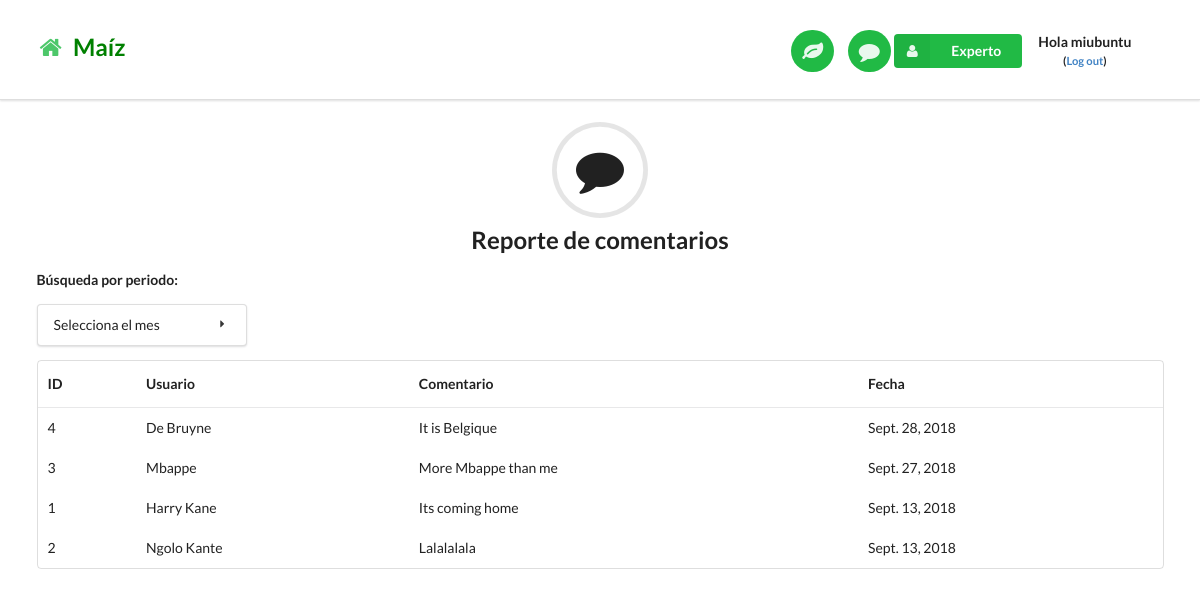
The app's page /reportesep/ (signed in) with its own data.
### core/models.py (models this page shows, shortened)
class Mireview(models.Model):
    comment = models.TextField()
    reviewer = models.CharField(max_length=50)
    createdTime =  models.DateField(auto_now=True, auto_now_add=False)

### core/views.py (the view)
# urls.py: url(r'^reportesep/$', views.reportePagesep, name='reportePagesep'),
@login_required
def reportePagesep(request):
    mireviews = Mireview.objects.filter(createdTime__contains='09').order_by('-createdTime')
    return render(request, 'reportesep.html', {'mireviews':mireviews})

### templates/reportesep.html (shortened to what this page needs)
{% extends "base.html" %}
{% load staticfiles %}
{% block content %}
<h2 class="ui center aligned icon header">
  <i class="circular comment icon"></i>
  Reporte de comentarios
</h2>
<div class="ui container">
    <label class="four wide field"><span style="font-weight: bold"> Búsqueda por periodo: </span> </label>
    <div class="ui vertical menu">
      <div class="ui dropdown item">
        Selecciona el mes
        <i class="dropdown icon"></i>
      </div>
    </div>
<table class="ui basic table">
  <thead>
    <tr>
      <th>ID</th>
      <th>Usuario</th>
      <th>Comentario</th>
      <th>Fecha</th>
    </tr>
  </thead>
  {% for mireviews in mireviews %}
  <tbody>
    <tr>
      <td>{{ mireviews.id }}</td>
      <td>{{ mireviews.reviewer }}</td>
      <td>{{ mireviews.comment }}</td>
      <td>{{ mireviews.createdTime }}</td>
    </tr>
  </tbody>
  {% endfor %}
</table>
</div>
<br>
{% endblock %}

### templates/base.html (shortened to what this page needs)
{% load staticfiles %}
<!DOCTYPE html>
<html lang="en">
<head>
  <link rel="stylesheet" href="{% static "css/semantic.min.css" %}"/>
  <link rel="stylesheet" href="{% static "css/common.css" %}"/>
</head>
<body>
  {% block nav-bar %}
    <div class="ui top fixed menu borderless main nav-bar">
      <div class="ui container">
        <br> <h2><a href="/"><i class="green home icon link"></i>  <span style="color:green"> Maíz</span></a></h2>
        <div class="right item">
          <a id="preference-link" href="/preferences"><button class="circular ui icon green button nav-button"> <i class="large leaf icon link"></i> </button></a>
          <a href="/about"><button class="circular ui icon green button nav-button"> <i class="large comment icon link"></i> </button></a>
{% if user.is_authenticated %}
<div class="ui floating labeled icon dropdown green button">
          <i class="user icon"></i>
          <span class="text">Experto</span>
        </div>
{% if user.is_authenticated %}
    <div class="item">
        <p class="top-menu" style="text-align:center;"> <b> Hola {{ user.username }} <br> <small>(<a href="{% url 'logout' %}">Log out</a>)</small> </b> </p>
    </div>
{% endif %}
{% endif %}
        </div>
      </div>
    </div>
<br>
  {% endblock %}
  {% block content %}
  {% endblock %}
</body>
</html>

### static/css/common.css (style rules this page uses)
body { padding-top: 74px; }
.nav-bar { padding-top: 7px; padding-bottom: 4px; }
.nav-button { margin-left: 10px !important; }

### records on screen
Mireview: id "4", reviewer "De Bruyne", comment "It is Belgique", createdTime "Sept. 28, 2018"
Mireview: id "3", reviewer "Mbappe", comment "More Mbappe than me", createdTime "Sept. 27, 2018"
Mireview: id "1", reviewer "Harry Kane", comment "Its coming home", createdTime "Sept. 13, 2018"
Mireview: id "2", reviewer "Ngolo Kante", comment "Lalalalala", createdTime "Sept. 13, 2018"

### other values on screen
{{ user.username }} "miubuntu"
